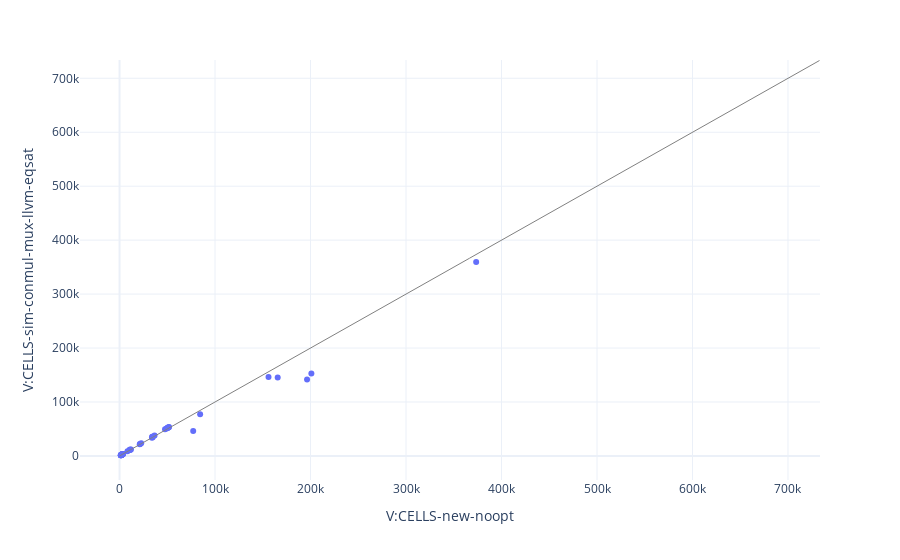

The code cell stored with this chart in its notebook:
### Code cell
scatter((noopt, "new-noopt"), (sim_conmul_mux_llvm_eqsat, "sim-conmul-mux-llvm-eqsat"), "V:CELLS")

### Figure 1 — Plotly figure (JSON) as saved in the notebook; plotly's stock layout.template omitted (floating-point values rounded to 4 significant figures)
{"data": [{"hovertemplate": "V:CELLS-new-noopt=%{x}<br>V:CELLS-sim-conmul-mux-llvm-eqsat=%{y}<br>name=%{text}<extra></extra>", "legendgroup": "", "marker": {"color": "#636efa", "symbol": "circle"}, "mode": "markers", "name": "", "orientation": "v", "showlegend": false, "text": ["lift_bytes/\"min:AND_AL_IMMb\"", "lift_bytes/\"min:LEA_GPRv_AGEN_32\"", "lift_bytes/\"min:LODSB\"", "lift_bytes/\"min:LODSB\"", "lift_bytes/\"min:LODSB\"", "lift_bytes/\"min:LODSB\"", "lift_bytes/\"min:LOOP_RELBRb\"", "lift_bytes/\"min:MOVSB\"", "lift_bytes/\"min:MOV_GPR8_GPR8_8A\"", "lift_bytes/\"min:OR_GPRv_IMMz_32\"", "lift_bytes/\"min:POPAD_32\"", "lift_bytes/\"min:PUSH_IMMz_32\"", "lift_bytes/\"min:PUSH_MEMv_32\"", "lift_bytes/\"min:SUB_AL_IMMb\"", "lift_bytes/\"min:SUB_GPRv_MEMv_32\"", "lift_bytes/\"min:XOR_GPR8_GPR8_32\"", "lift_bytes/\"min:XOR_GPRv_IMMz_32\"", "lift_bytes/\"min:XOR_OrAX_IMMz_32\"", "lift_bytes/\"min:DIV_GPRv_32\"", "lift_bytes/\"min:DIV_MEMv_32\"", "lift_bytes/\"min:AND_MEMb_GPR8\"", "lift_bytes/\"min:ADD_GPR8_GPR8_02\"", "lift_bytes/\"min:ADD_MEMb_GPR8\"", "lift_bytes/\"min:IMUL_GPRv_MEMv_IMMz_16\"", "lift_bytes/\"min:IMUL_GPRv_MEMv_IMMz_32\"", "lift_bytes/\"min:IMUL_MEMb\"", "lift_bytes/\"min:MOV_MEMv_GPRv_16\"", "lift_bytes/\"min:MOV_RAX_RAX\"", "lift_bytes/\"min:AND_ONE_CHILD_1\"", "lift_bytes/\"min:AND_ONE_CHILD_2\"", "lift_source/\"min:small\"", "lift_source/\"min:adcs\"", "lift_source/\"min:adds\"", "lift_source/\"min:ands\"", "lift_source/\"min:calls\"", "lift_source/\"min:cmps\"", "lift_source/\"min:decs\"", "lift_source/\"min:mul-16\"", "lift_source/\"min:idivs\"", "lift_source/\"min:incs\"", "lift_source/\"min:jmps\"", "lift_source/\"min:leas\"", "lift_source/\"min:movs\"", "lift_source/\"min:ors\"", "lift_source/\"min:stack\"", "lift_source/\"min:sbbs\"", "lift_source/\"min:subs\"", "lift_source/\"min:tests\"", "lift_source/\"min:xchg\"", "lift_source/\"min:xors\"", "lift_source/\"big:muls\"", "lift_source/\"big:divs\"", "lift_source/\"big:3d_image_toolkit\"", "lift_source/\"big:router_simulator\"", "lift_source/\"big:lan_simulator\"", "lift_source/\"big:tiny86\""], "type": "scatter", "x": [1393, 2628, 1393, 1393, 1934, 1934, 1799, 2629, 1973, 2133, 3163, 1993, 2930, 1447, 3514, 2148, 2134, 1561, 33932, 34727, 2936, 2267, 3805, 2712, 11949, 2928, 1946, 3310, 1270, 2299, 2481, 50302, 51753, 51573, 10964, 34307, 34313, 10411, 84396, 21163, 11178, 8308, 36657, 47615, 21413, 49254, 50924, 22680, 2754, 50115, 77143, 156021, 196349, 165614, 200890, 373454], "xaxis": "x", "y": [1393, 2628, 1393, 1934, 1393, 1934, 1799, 2629, 1973, 2133, 3163, 1993, 2930, 1447, 3516, 2148, 2134, 1561, 33932, 34727, 2936, 2267, 3805, 2712, 11940, 2931, 1946, 3450, 1270, 2335, 2486, 51892, 53521, 53323, 11085, 35378, 35374, 10827, 77181, 21536, 11758, 8456, 37967, 49296, 21966, 50775, 52626, 23528, 2754, 51882, 46398, 146398, 141915, 145176, 152905, 359547], "yaxis": "y"}], "layout": {"hovermode": "x", "legend": {"tracegroupgap": 0}, "margin": {"t": 60}, "shapes": [{"line": {"color": "gray", "width": 1}, "type": "line", "x0": 0, "x1": 733001, "xref": "x", "y0": 0, "y1": 733001, "yref": "y"}], "xaxis": {"anchor": "y", "domain": [0, 1], "title": {"text": "V:CELLS-new-noopt"}}, "yaxis": {"anchor": "x", "domain": [0, 1], "title": {"text": "V:CELLS-sim-conmul-mux-llvm-eqsat"}}}}
